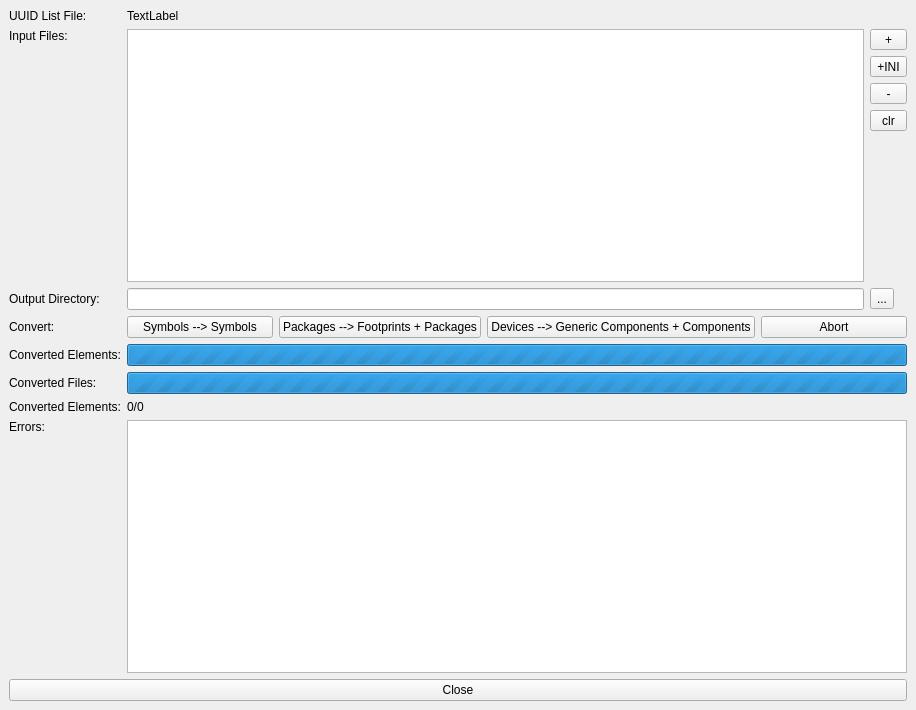
<?xml version="1.0" encoding="UTF-8"?>
<ui version="4.0">
 <class>MainWindow</class>
 <widget class="QMainWindow" name="MainWindow">
  <property name="geometry">
   <rect>
    <x>0</x>
    <y>0</y>
    <width>916</width>
    <height>710</height>
   </rect>
  </property>
  <property name="windowTitle">
   <string>LibrePCB Eagle Import</string>
  </property>
  <widget class="QWidget" name="centralwidget">
   <layout class="QGridLayout" name="gridLayout">
    <item row="3" column="0">
     <widget class="QLabel" name="label_2">
      <property name="text">
       <string>Output Directory:</string>
      </property>
     </widget>
    </item>
    <item row="1" column="0">
     <widget class="QLabel" name="label">
      <property name="text">
       <string>Input Files:</string>
      </property>
      <property name="alignment">
       <set>Qt::AlignLeading|Qt::AlignLeft|Qt::AlignTop</set>
      </property>
     </widget>
    </item>
    <item row="3" column="2">
     <widget class="QToolButton" name="outputBtn">
      <property name="text">
       <string>...</string>
      </property>
     </widget>
    </item>
    <item row="8" column="1">
     <widget class="QLabel" name="lblConvertedElements">
      <property name="text">
       <string>0/0</string>
      </property>
     </widget>
    </item>
    <item row="3" column="1">
     <widget class="QLineEdit" name="output"/>
    </item>
    <item row="9" column="0">
     <widget class="QLabel" name="label_3">
      <property name="text">
       <string>Errors:</string>
      </property>
      <property name="alignment">
       <set>Qt::AlignLeading|Qt::AlignLeft|Qt::AlignTop</set>
      </property>
     </widget>
    </item>
    <item row="10" column="0" colspan="3">
     <widget class="QPushButton" name="pushButton">
      <property name="text">
       <string>Close</string>
      </property>
     </widget>
    </item>
    <item row="8" column="0">
     <widget class="QLabel" name="label_4">
      <property name="text">
       <string>Converted Elements:</string>
      </property>
     </widget>
    </item>
    <item row="6" column="1" colspan="2">
     <widget class="QProgressBar" name="pbarElements">
      <property name="minimum">
       <number>0</number>
      </property>
      <property name="maximum">
       <number>0</number>
      </property>
      <property name="value">
       <number>0</number>
      </property>
      <property name="format">
       <string>%v/%m</string>
      </property>
     </widget>
    </item>
    <item row="1" column="1">
     <widget class="QListWidget" name="input">
      <property name="selectionMode">
       <enum>QAbstractItemView::MultiSelection</enum>
      </property>
     </widget>
    </item>
    <item row="7" column="1" colspan="2">
     <widget class="QProgressBar" name="pbarFiles">
      <property name="maximum">
       <number>0</number>
      </property>
      <property name="value">
       <number>0</number>
      </property>
      <property name="format">
       <string>%v/%m</string>
      </property>
     </widget>
    </item>
    <item row="9" column="1" colspan="2">
     <widget class="QListWidget" name="errors"/>
    </item>
    <item row="1" column="2">
     <layout class="QVBoxLayout" name="verticalLayout">
      <item>
       <widget class="QToolButton" name="inputBtn">
        <property name="sizePolicy">
         <sizepolicy hsizetype="Minimum" vsizetype="Fixed">
          <horstretch>0</horstretch>
          <verstretch>0</verstretch>
         </sizepolicy>
        </property>
        <property name="text">
         <string>+</string>
        </property>
       </widget>
      </item>
      <item>
       <widget class="QToolButton" name="btnPathsFromIni">
        <property name="sizePolicy">
         <sizepolicy hsizetype="Minimum" vsizetype="Fixed">
          <horstretch>0</horstretch>
          <verstretch>0</verstretch>
         </sizepolicy>
        </property>
        <property name="text">
         <string>+INI</string>
        </property>
       </widget>
      </item>
      <item>
       <widget class="QToolButton" name="toolButton_2">
        <property name="sizePolicy">
         <sizepolicy hsizetype="Minimum" vsizetype="Fixed">
          <horstretch>0</horstretch>
          <verstretch>0</verstretch>
         </sizepolicy>
        </property>
        <property name="text">
         <string>-</string>
        </property>
       </widget>
      </item>
      <item>
       <widget class="QToolButton" name="toolButton">
        <property name="sizePolicy">
         <sizepolicy hsizetype="Minimum" vsizetype="Fixed">
          <horstretch>0</horstretch>
          <verstretch>0</verstretch>
         </sizepolicy>
        </property>
        <property name="text">
         <string>clr</string>
        </property>
       </widget>
      </item>
      <item>
       <spacer name="verticalSpacer">
        <property name="orientation">
         <enum>Qt::Vertical</enum>
        </property>
        <property name="sizeHint" stdset="0">
         <size>
          <width>20</width>
          <height>40</height>
         </size>
        </property>
       </spacer>
      </item>
     </layout>
    </item>
    <item row="6" column="0">
     <widget class="QLabel" name="label_7">
      <property name="text">
       <string>Converted Elements:</string>
      </property>
     </widget>
    </item>
    <item row="7" column="0">
     <widget class="QLabel" name="label_8">
      <property name="text">
       <string>Converted Files:</string>
      </property>
     </widget>
    </item>
    <item row="4" column="1" colspan="2">
     <layout class="QHBoxLayout" name="horizontalLayout_2">
      <item>
       <widget class="QPushButton" name="btnConvertSymbols">
        <property name="text">
         <string>Symbols --&gt; Symbols</string>
        </property>
       </widget>
      </item>
      <item>
       <widget class="QPushButton" name="pushButton_2">
        <property name="text">
         <string>Packages --&gt; Footprints + Packages</string>
        </property>
       </widget>
      </item>
      <item>
       <widget class="QPushButton" name="btnConvertDevices">
        <property name="text">
         <string>Devices --&gt; Generic Components + Components</string>
        </property>
       </widget>
      </item>
      <item>
       <widget class="QPushButton" name="btnAbort">
        <property name="text">
         <string>Abort</string>
        </property>
       </widget>
      </item>
     </layout>
    </item>
    <item row="4" column="0">
     <widget class="QLabel" name="label_9">
      <property name="text">
       <string>Convert:</string>
      </property>
     </widget>
    </item>
    <item row="0" column="0">
     <widget class="QLabel" name="label_5">
      <property name="text">
       <string>UUID List File:</string>
      </property>
     </widget>
    </item>
    <item row="0" column="1" colspan="2">
     <widget class="QLabel" name="lblUuidList">
      <property name="text">
       <string>TextLabel</string>
      </property>
     </widget>
    </item>
   </layout>
  </widget>
 </widget>
 <resources/>
 <connections>
  <connection>
   <sender>pushButton</sender>
   <signal>clicked()</signal>
   <receiver>MainWindow</receiver>
   <slot>close()</slot>
   <hints>
    <hint type="sourcelabel">
     <x>307</x>
     <y>128</y>
    </hint>
    <hint type="destinationlabel">
     <x>605</x>
     <y>146</y>
    </hint>
   </hints>
  </connection>
 </connections>
</ui>
